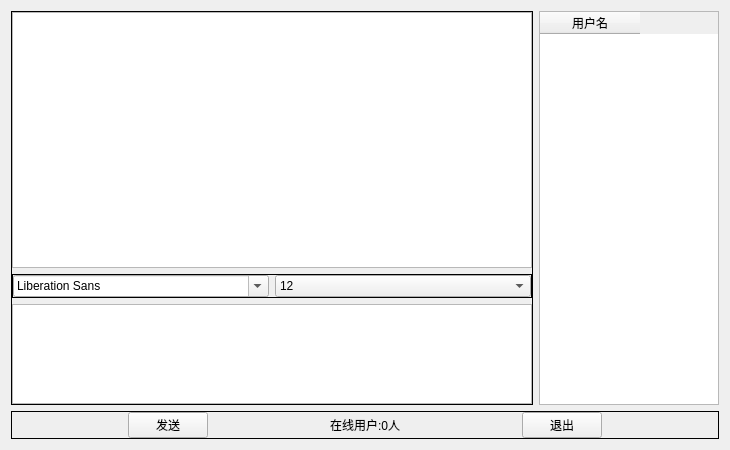
<?xml version="1.0" encoding="UTF-8"?>
<ui version="4.0">
 <class>Widget</class>
 <widget class="QWidget" name="Widget">
  <property name="geometry">
   <rect>
    <x>0</x>
    <y>0</y>
    <width>730</width>
    <height>450</height>
   </rect>
  </property>
  <property name="windowTitle">
   <string>Widget</string>
  </property>
  <layout class="QHBoxLayout" name="horizontalLayout_5">
   <item>
    <widget class="QWidget" name="widget_6" native="true">
     <layout class="QVBoxLayout" name="verticalLayout_4">
      <property name="leftMargin">
       <number>0</number>
      </property>
      <property name="topMargin">
       <number>0</number>
      </property>
      <property name="rightMargin">
       <number>0</number>
      </property>
      <property name="bottomMargin">
       <number>0</number>
      </property>
      <item>
       <widget class="QWidget" name="widget_4" native="true">
        <layout class="QHBoxLayout" name="horizontalLayout_3">
         <property name="leftMargin">
          <number>0</number>
         </property>
         <property name="topMargin">
          <number>0</number>
         </property>
         <property name="rightMargin">
          <number>0</number>
         </property>
         <property name="bottomMargin">
          <number>0</number>
         </property>
         <item>
          <widget class="QFrame" name="frame_3">
           <property name="frameShape">
            <enum>QFrame::Box</enum>
           </property>
           <layout class="QVBoxLayout" name="verticalLayout_3">
            <property name="leftMargin">
             <number>0</number>
            </property>
            <property name="topMargin">
             <number>0</number>
            </property>
            <property name="rightMargin">
             <number>0</number>
            </property>
            <property name="bottomMargin">
             <number>0</number>
            </property>
            <item>
             <widget class="QWidget" name="widget" native="true">
              <layout class="QVBoxLayout" name="verticalLayout">
               <property name="leftMargin">
                <number>0</number>
               </property>
               <property name="topMargin">
                <number>0</number>
               </property>
               <property name="rightMargin">
                <number>0</number>
               </property>
               <property name="bottomMargin">
                <number>0</number>
               </property>
               <item>
                <widget class="QTextBrowser" name="msgBrowser"/>
               </item>
              </layout>
             </widget>
            </item>
            <item>
             <widget class="QFrame" name="frame_2">
              <property name="frameShape">
               <enum>QFrame::Box</enum>
              </property>
              <layout class="QHBoxLayout" name="horizontalLayout">
               <property name="leftMargin">
                <number>0</number>
               </property>
               <property name="topMargin">
                <number>0</number>
               </property>
               <property name="rightMargin">
                <number>0</number>
               </property>
               <property name="bottomMargin">
                <number>0</number>
               </property>
               <item>
                <widget class="QFontComboBox" name="fontCbx"/>
               </item>
               <item>
                <widget class="QComboBox" name="sizeCbx">
                 <property name="currentIndex">
                  <number>4</number>
                 </property>
                 <item>
                  <property name="text">
                   <string>8</string>
                  </property>
                 </item>
                 <item>
                  <property name="text">
                   <string>9</string>
                  </property>
                 </item>
                 <item>
                  <property name="text">
                   <string>10</string>
                  </property>
                 </item>
                 <item>
                  <property name="text">
                   <string>11</string>
                  </property>
                 </item>
                 <item>
                  <property name="text">
                   <string>12</string>
                  </property>
                 </item>
                 <item>
                  <property name="text">
                   <string>13</string>
                  </property>
                 </item>
                 <item>
                  <property name="text">
                   <string>14</string>
                  </property>
                 </item>
                 <item>
                  <property name="text">
                   <string>15</string>
                  </property>
                 </item>
                 <item>
                  <property name="text">
                   <string>16</string>
                  </property>
                 </item>
                 <item>
                  <property name="text">
                   <string>17</string>
                  </property>
                 </item>
                 <item>
                  <property name="text">
                   <string>18</string>
                  </property>
                 </item>
                 <item>
                  <property name="text">
                   <string>19</string>
                  </property>
                 </item>
                 <item>
                  <property name="text">
                   <string>20</string>
                  </property>
                 </item>
                </widget>
               </item>
              </layout>
             </widget>
            </item>
            <item>
             <widget class="QWidget" name="widget_2" native="true">
              <property name="maximumSize">
               <size>
                <width>16777215</width>
                <height>100</height>
               </size>
              </property>
              <layout class="QVBoxLayout" name="verticalLayout_2">
               <property name="leftMargin">
                <number>0</number>
               </property>
               <property name="topMargin">
                <number>0</number>
               </property>
               <property name="rightMargin">
                <number>0</number>
               </property>
               <property name="bottomMargin">
                <number>0</number>
               </property>
               <item>
                <widget class="QTextEdit" name="msgTxtEdit"/>
               </item>
              </layout>
             </widget>
            </item>
           </layout>
          </widget>
         </item>
         <item>
          <widget class="QWidget" name="widget_3" native="true">
           <property name="maximumSize">
            <size>
             <width>180</width>
             <height>16777215</height>
            </size>
           </property>
           <layout class="QHBoxLayout" name="horizontalLayout_2">
            <property name="leftMargin">
             <number>0</number>
            </property>
            <property name="topMargin">
             <number>0</number>
            </property>
            <property name="rightMargin">
             <number>0</number>
            </property>
            <property name="bottomMargin">
             <number>0</number>
            </property>
            <item>
             <widget class="QTableWidget" name="usrTblWidget">
              <property name="selectionMode">
               <enum>QAbstractItemView::SingleSelection</enum>
              </property>
              <property name="selectionBehavior">
               <enum>QAbstractItemView::SelectRows</enum>
              </property>
              <column>
               <property name="text">
                <string>用户名</string>
               </property>
              </column>
             </widget>
            </item>
           </layout>
          </widget>
         </item>
        </layout>
       </widget>
      </item>
      <item>
       <widget class="QFrame" name="frame_5">
        <property name="frameShape">
         <enum>QFrame::Box</enum>
        </property>
        <layout class="QHBoxLayout" name="horizontalLayout_4">
         <property name="leftMargin">
          <number>0</number>
         </property>
         <property name="topMargin">
          <number>0</number>
         </property>
         <property name="rightMargin">
          <number>0</number>
         </property>
         <property name="bottomMargin">
          <number>0</number>
         </property>
         <item>
          <spacer name="horizontalSpacer">
           <property name="orientation">
            <enum>Qt::Horizontal</enum>
           </property>
           <property name="sizeHint" stdset="0">
            <size>
             <width>40</width>
             <height>20</height>
            </size>
           </property>
          </spacer>
         </item>
         <item>
          <widget class="QPushButton" name="sendBtn">
           <property name="text">
            <string>发送</string>
           </property>
          </widget>
         </item>
         <item>
          <spacer name="horizontalSpacer_2">
           <property name="orientation">
            <enum>Qt::Horizontal</enum>
           </property>
           <property name="sizeHint" stdset="0">
            <size>
             <width>40</width>
             <height>20</height>
            </size>
           </property>
          </spacer>
         </item>
         <item>
          <widget class="QLabel" name="usrNumLbl">
           <property name="text">
            <string>在线用户:0人</string>
           </property>
          </widget>
         </item>
         <item>
          <spacer name="horizontalSpacer_3">
           <property name="orientation">
            <enum>Qt::Horizontal</enum>
           </property>
           <property name="sizeHint" stdset="0">
            <size>
             <width>40</width>
             <height>20</height>
            </size>
           </property>
          </spacer>
         </item>
         <item>
          <widget class="QPushButton" name="exitBtn">
           <property name="text">
            <string>退出</string>
           </property>
          </widget>
         </item>
         <item>
          <spacer name="horizontalSpacer_4">
           <property name="orientation">
            <enum>Qt::Horizontal</enum>
           </property>
           <property name="sizeHint" stdset="0">
            <size>
             <width>40</width>
             <height>20</height>
            </size>
           </property>
          </spacer>
         </item>
        </layout>
       </widget>
      </item>
     </layout>
    </widget>
   </item>
  </layout>
 </widget>
 <layoutdefault spacing="6" margin="11"/>
 <resources/>
 <connections/>
</ui>
